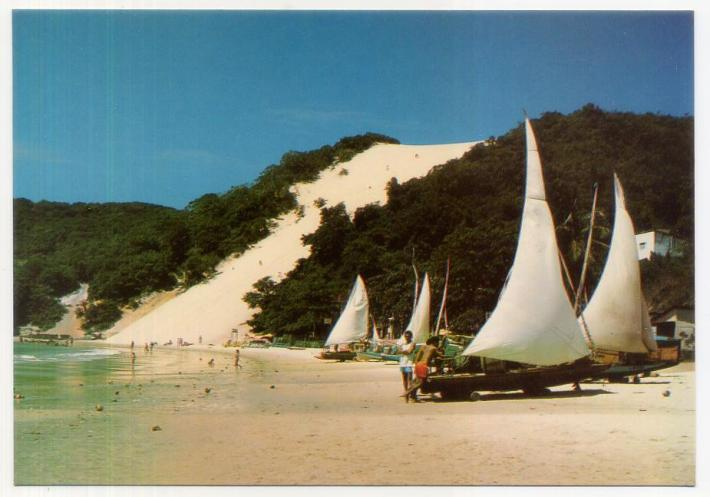
//> input picture pointillism/pictures/morroDoCareca.jpg, 710 x 497 px
$ ./cannypoints ../pictures/morroDoCareca.jpg   (built with g++ and OpenCV 4)
//> lines starting //> are read from the running program, lines starting //| are printed output that depends on the picture
#include <iostream>
#include <opencv2/opencv.hpp>
#include <list>

void onChange(int value, void *);

cv::Mat *loadImage(int &argc, char **&argv);

cv::Mat *cannyPointillism(cv::Mat &image, cv::Mat &restrictions);

cv::Mat *makeRestrictionsMat(int &cannySlider);

cv::Mat *originalImage;

int main(int argc, char **argv) {

    originalImage = loadImage(argc, argv);


    int value = 0;
    int radius =1;
    std::string windowName = "Canny Points";

    cv::namedWindow(windowName, cv::WINDOW_NORMAL);
    cv::createTrackbar("Canny threshold", windowName, &value, 100, onChange);
    cv::createTrackbar("Radius", windowName, &radius, 15, onChange);
    cv::createTrackbar("save image", windowName, &value, 1, onChange);


    onChange(value, nullptr);
    cv::imshow("Original image", *originalImage);
    cv::waitKey();
    return 0;

}

cv::Mat *loadImage(int &argc, char **&argv) {
    if (argc < 2) {
        std::cout << "por favor digite o caminho da imagem" << std::endl;
        std::exit(1);
    }
    cv::Mat *image = new cv::Mat(cv::imread(argv[1]));
//> image is the input picture: 497 rows x 710 cols, CV_8UC3; mean B, G, R 121.3, 132.3, 124.4
    if (image->empty()) {
        std::cout << "imagem" << argv[1] << " não encontrada" << std::endl;
        std::exit(2);
    }

    return image;

}

void onChange(int value, void *) {
//> called with value = 0
    std::vector<cv::Mat> outputBrg;
    cv::Mat outputImage;
    std::vector<cv::Mat> brg;

    cv::split(*originalImage, brg);
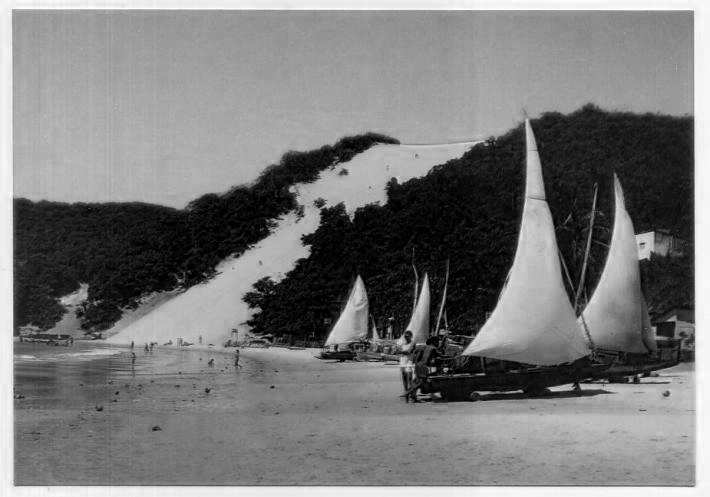
//> brg[0]: 497 rows x 710 cols, CV_8UC1; min 0, max 255, mean 121.3
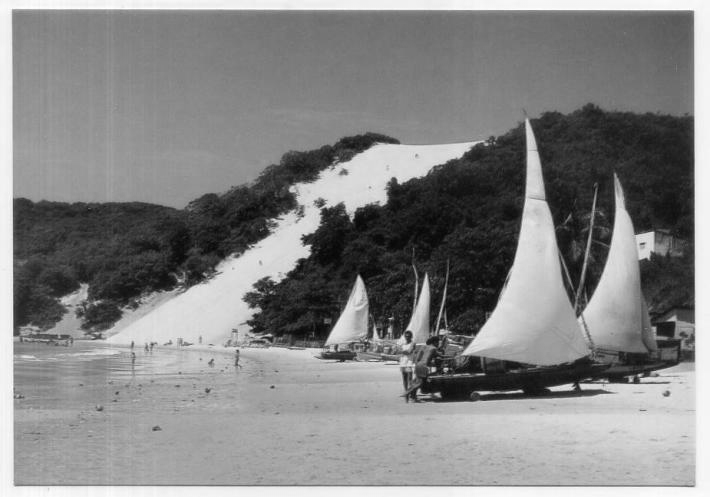
//> brg[1]: 497 rows x 710 cols, CV_8UC1; min 3, max 255, mean 132.3
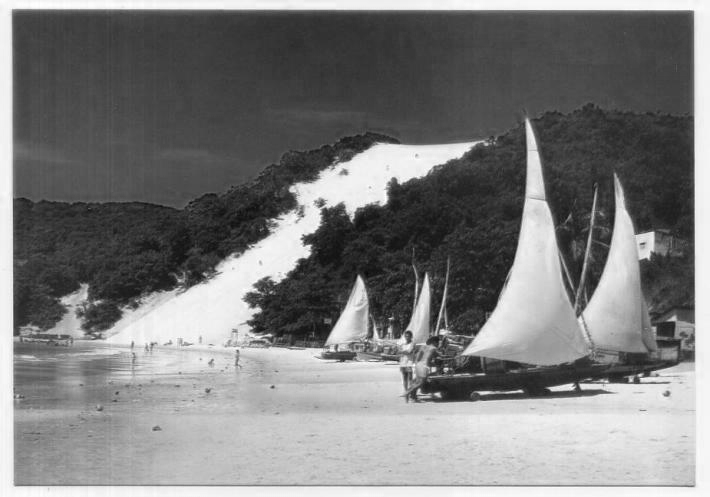
//> brg[2]: 497 rows x 710 cols, CV_8UC1; min 6, max 255, mean 124.4
    auto restrictions = makeRestrictionsMat(value);

    std::string windowName = "Canny Points";
    for (auto layer : brg) {
        outputBrg.push_back(*cannyPointillism(layer, *restrictions));
    }

    cv::merge(outputBrg, outputImage);

    cv::imshow(windowName, outputImage);

    if (cv::getTrackbarPos("save image", windowName)) {
        cv::imwrite("cannyPointillism.png", outputImage);
    }


}

cv::Mat *cannyPointillism(cv::Mat &image, cv::Mat &restrictions) {
    cv::Mat *outputImage = new cv::Mat(image.size(), image.type(), cv::Scalar(255));

    int radius = cv::getTrackbarPos("Radius", "Canny Points");

    for (int i = 0; i < outputImage->rows; i++)
        for (int j = 0; j < outputImage->cols; j++) {
            int color = image.at<uchar>(i, j);
            if (restrictions.at<uchar>(i, j)) {
                cv::circle(*outputImage, cv::Point(j, i), radius, CV_RGB(color, color, color), -1, cv::LINE_AA);
            }
        }

    return outputImage;
}

cv::Mat *makeRestrictionsMat(int &cannySlider) {
    cv::Mat grayScaleImage;
    cv::Mat *restrictions = new cv::Mat(originalImage->size(), originalImage->type());

    cv::cvtColor(*originalImage, grayScaleImage, cv::COLOR_BGR2GRAY);
    cv::Canny(grayScaleImage, *restrictions, cannySlider, cannySlider * 3);
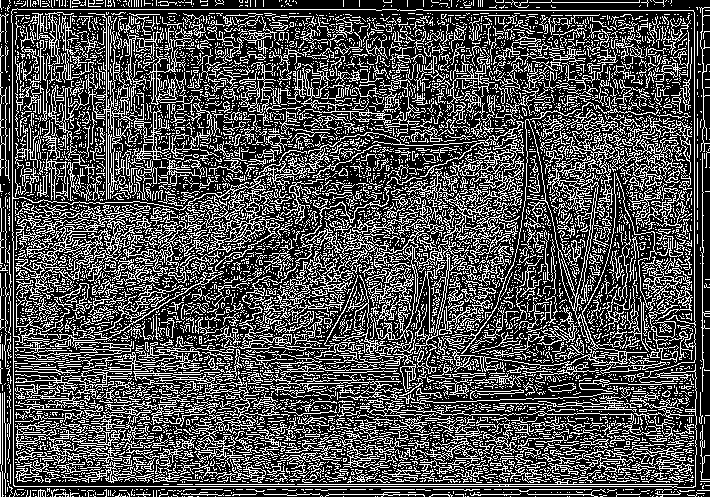
//> restrictions: 497 rows x 710 cols, CV_8UC1; 31.1% white in thin lines or dots
//> after the loop in cannyPointillism, `for (int i = 0; i < outputImage->rows; i++)`:
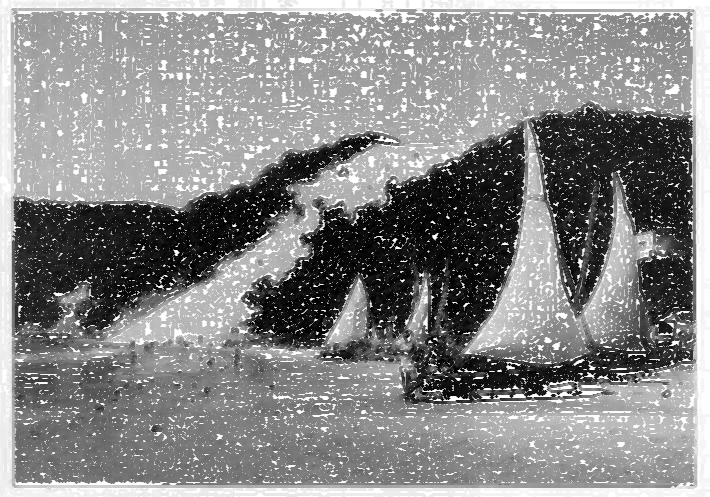
//> outputImage: 497 rows x 710 cols, CV_8UC1; min 0, max 255, mean 135.1
//> in onChange, `cv::merge(outputBrg, outputImage);`:
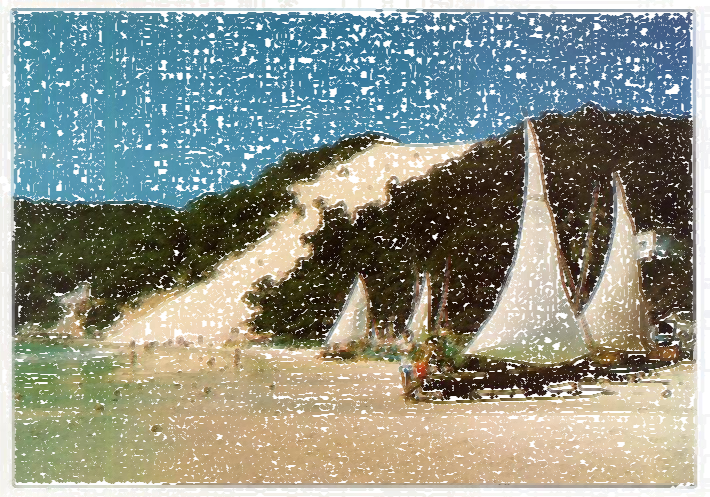
//> outputImage: 497 rows x 710 cols, CV_8UC3; mean B, G, R 135.1, 145.6, 139.3

    return restrictions;

}
